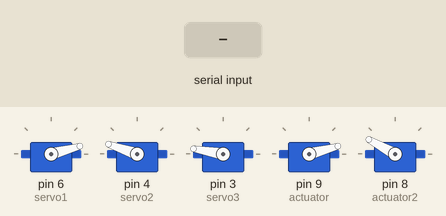
This sketch was run on a simulated Arduino Uno, built with avr-gcc and run on an emulated ATmega328P. On the bench: 5 × servo. Inputs (shaded band) come from the test bench.

Above: at 1.2 s.
1.3 s: "90,45,200\n" received over Serial
At 1.9 s:
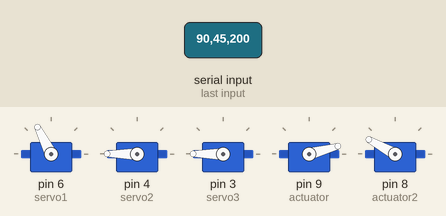
2.8 s: "30,150,10\n" received over Serial
At 4.0 s:
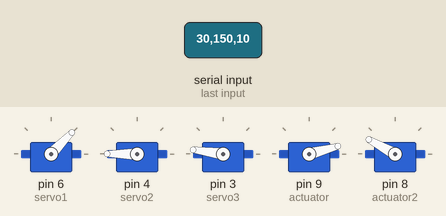
4.3 s: "1\n" received over Serial
At 5.3 s:
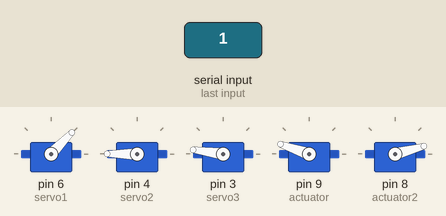
5.8 s: "90,45,200,10\n" received over Serial
At 6.5 s:
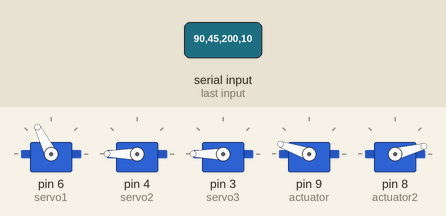
7.3 s: "1,90,45\n" received over Serial
At 7.7 s:
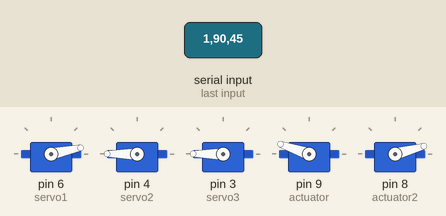
8.8 s: "0\n" received over Serial
At 10.0 s:
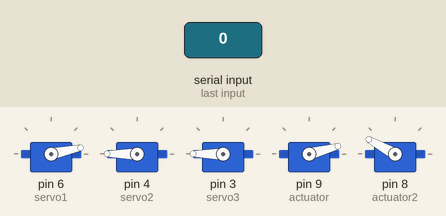
Timing chart, 0 to 11.3 s (numbered marks = the images above; inputs shaded):
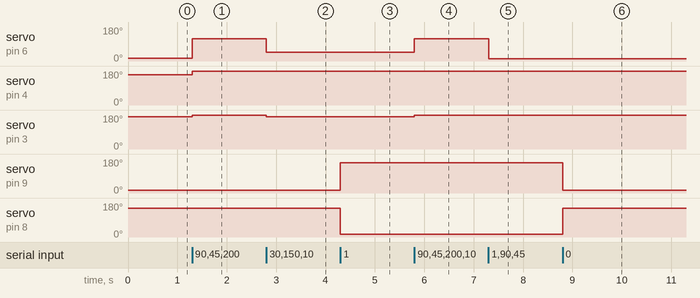

The sketch:

gripper_final_v2.ino
```cpp
#include <Servo.h>

// Create servo objects
Servo servo1;
Servo servo2;
Servo servo3;
Servo actuator;
Servo actuator2;

// Initial servo PWM positions
int currentPWM1 = 700;
int currentPWM2 = 2200;
int currentPWM3 = 2300;

// Actuator positions (PWM)
int finger_1_open = 700;
int finger_1_close = 2200;
int finger_2_open = 2100;
int finger_2_close = 700;
//int current_position = 1000;
int stepsize = 18 ;
int stepDelay = 40 ;

void setup() {
  // Attach servos
  servo1.attach(6);
  servo2.attach(4);
  servo3.attach(3);
  actuator.attach(9);
  actuator2.attach(8);

  // Set initial positions
  servo1.writeMicroseconds(currentPWM1);
  servo2.writeMicroseconds(currentPWM2);
  servo3.writeMicroseconds(currentPWM3);
  actuator.writeMicroseconds(finger_1_open);
  actuator2.writeMicroseconds(finger_2_open);

  Serial.begin(115200);
  while (!Serial);
  //Serial.println("Arduino is ready");
}

void loop() {
  if (Serial.available() > 0) {
    String command = Serial.readStringUntil('\n');
    //Serial.print("Received command: ");
    //Serial.println(command);

    int commaIndex1 = command.indexOf(',');
    int commaIndex2 = command.indexOf(',', commaIndex1 + 1);

    if (commaIndex1 != -1 && commaIndex2 != -1) {
      // PWM command
      int targetAngle1 = command.substring(0, commaIndex1).toInt();
      int targetAngle2 = command.substring(commaIndex1 + 1, commaIndex2).toInt();
      int targetAngle3 = command.substring(commaIndex2 + 1).toInt();

      //Serial.print("Parsed angles: ");
      //Serial.print(targetAngle1); Serial.print(", ");
      //Serial.print(targetAngle2); Serial.print(", ");
      //Serial.println(targetAngle3);

      int pwmTarget1 = mapAngleToPWM(targetAngle1, 0, 90, 660, 1750);
      int pwmTarget2 = mapAngleToPWM(targetAngle2, -110, 0, 1300, 2150);
      int pwmTarget3 = mapAngleToPWM(targetAngle3, -90, 0, 1150, 2200);

      //movePWMServosSmoothly(pwmTarget1, pwmTarget2, pwmTarget3, stepDelay);
      servo1.writeMicroseconds(pwmTarget1);
      servo2.writeMicroseconds(pwmTarget2);
      servo3.writeMicroseconds(pwmTarget3);

      currentPWM1 = pwmTarget1;
      currentPWM2 = pwmTarget2;
      currentPWM3 = pwmTarget3;

      //Serial.println("Command executed");
    }
    else {
      // Actuator command
      int actuatorState = command.toInt();

      if (actuatorState == 0) {
        actuator.writeMicroseconds(finger_1_open);
        actuator2.writeMicroseconds(finger_2_open);
        //current_position = finger_1_open;
        //Serial.println("Actuators moved to open");
      }
      else if (actuatorState == 1) {
        actuator.writeMicroseconds(finger_1_close);
        actuator2.writeMicroseconds(finger_2_close);
        //current_position = finger_1_close;
        //Serial.println("Actuators moved to close");
      }
      else {
        //Serial.println("Error: Invalid actuator state");
      }

      //Serial.println("Actuator command executed");
    }
  }
}

// Map angle to PWM
int mapAngleToPWM(int angle, int angleMin, int angleMax, int pwmMin, int pwmMax) {
  return map(angle, angleMin, angleMax, pwmMin, pwmMax);
}

// Smooth move PWM
void movePWMServosSmoothly(int targetPWM1, int targetPWM2, int targetPWM3, int stepDelay) {
  int currentPWM1 = servo1.readMicroseconds();
  int currentPWM2 = servo2.readMicroseconds();
  int currentPWM3 = servo3.readMicroseconds();

  int maxSteps = max(abs(targetPWM1 - currentPWM1),
                 max(abs(targetPWM2 - currentPWM2),
                     abs(targetPWM3 - currentPWM3)));

  for (int step = 0; step <= maxSteps; step++) {
    if (currentPWM1 != targetPWM1) {
      currentPWM1 += (targetPWM1 > currentPWM1) ? stepsize : -stepsize;
      servo1.writeMicroseconds(currentPWM1);
    }

    if (currentPWM2 != targetPWM2) {
      currentPWM2 += (targetPWM2 > currentPWM2) ? stepsize : -stepsize;
      servo2.writeMicroseconds(currentPWM2);
    }

    if (currentPWM3 != targetPWM3) {
      currentPWM3 += (targetPWM3 > currentPWM3) ? stepsize : -stepsize;
      servo3.writeMicroseconds(currentPWM3);
    }

    delay(stepDelay);
  }
}
```

Measured:
- after the input at 1.3 s, servo on pin 6 (servo1): 15° → 117° at once; servo on pin 4 (servo2): 161° → 180° at once; servo on pin 3 (servo3): 170° → 180° at once
- after the input at 2.8 s, servo on pin 6 (servo1): 117° → 46° at once; servo on pin 3 (servo3): 180° → 172° at once
- after the input at 4.3 s, servo on pin 9 (actuator): 15° → 161° at once; servo on pin 8 (actuator2): 151° → 15° at once
- after the input at 5.8 s, servo on pin 6 (servo1): 46° → 117° at once; servo on pin 3 (servo3): 172° → 180° at once
- after the input at 7.3 s, servo on pin 6 (servo1): 117° → 12° at once
- after the input at 8.8 s, servo on pin 9 (actuator): 161° → 15° at once; servo on pin 8 (actuator2): 15° → 151° at once
